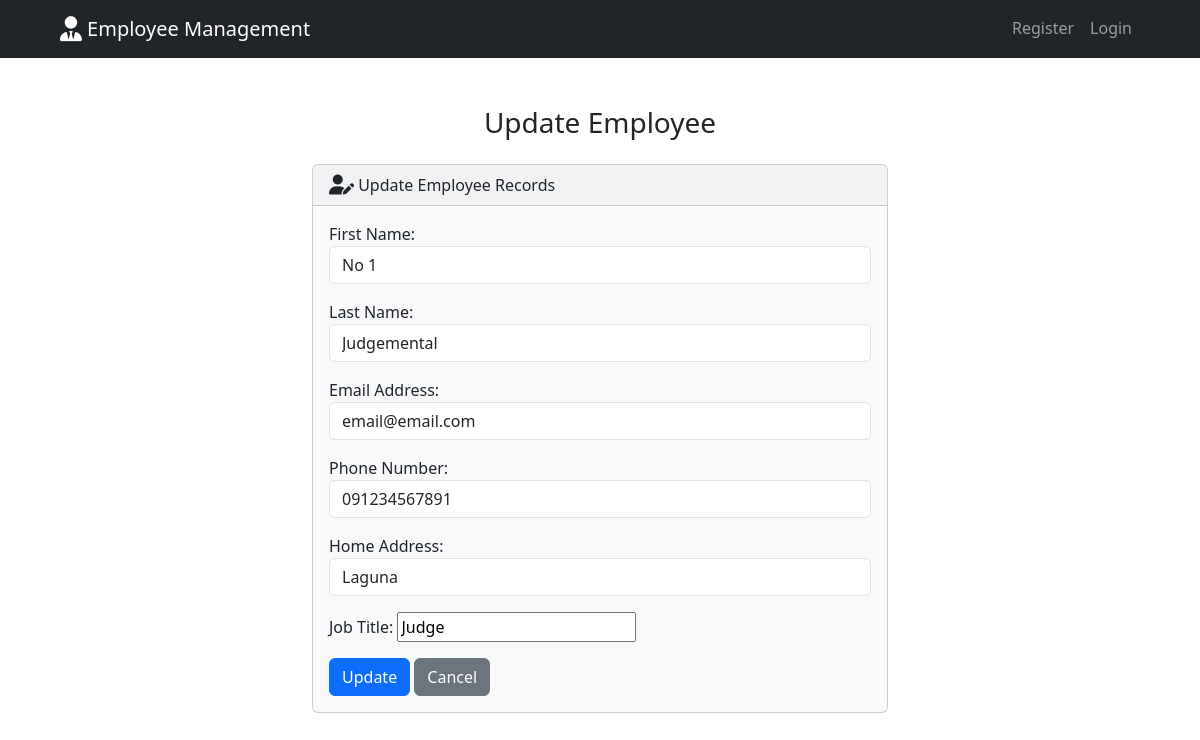
Screenshot of /employee/edit/1/ with the database file from the repository.
### website/models.py (models this page shows, shortened)
class Employee(models.Model):
    employee_id = models.AutoField(primary_key=True)
    created_at = models.DateTimeField(auto_now_add=True)
    first_name = models.CharField(max_length=50)
    last_name = models.CharField(max_length=50)
    email = models.EmailField(max_length=100)
    phone = models.CharField(max_length=15)
    address = models.CharField(max_length=100)
    job_title = models.CharField(max_length=100)

### website/views.py (the view)
# urls.py: path('employee/edit/<int:id>/', views.edit_employee, name='edit_employee'),
def edit_employee(request, id):
    employee = get_object_or_404(Employee, pk=id)
    if request.method == 'POST':
        form = EmployeeForm(request.POST, instance=employee)
        if form.is_valid():
            form.save()
            messages.success(request, f"Employee {employee.first_name} {employee.last_name} updated successfully!")
            return redirect('index')
        else:
            messages.error(request, "There was an error updating the employee. Please try again.")
    else:
        form = EmployeeForm(instance=employee)
    return render(request, 'edit_employee.html', {
        'form': form,
        'employee': employee,
    })

### website/forms.py
class EmployeeForm(forms.ModelForm):
    class Meta:
        model = Employee
        fields = ['first_name', 'last_name', 'email', 'phone', 'address', 'job_title']
        labels = {
            'employee_id': 'Employee ID',
            'first_name': 'First Name',
            'last_name': 'Last Name',
            'email': 'Email Address',
            'phone': 'Phone Number',
            'address': 'Home Address',
            'job_title': 'Job Title',
        }
        widgets = {
            'first_name': forms.TextInput(attrs={'class': 'form-control', 'placeholder': 'Enter First Name'}),
            'last_name': forms.TextInput(attrs={'class': 'form-control', 'placeholder': 'Enter Last Name'}),
            'email': forms.EmailInput(attrs={'class': 'form-control', 'placeholder': 'Enter Email Address'}),
            'phone': forms.TextInput(attrs={'class': 'form-control', 'placeholder': 'Enter Phone Number'}),
            'address': forms.TextInput(attrs={'class': 'form-control', 'placeholder': 'Enter Home Address'}),
        }

### website/templates/edit_employee.html (shortened to what this page needs)
{% extends "base.html" %}
{% block body %}
<h3 class="text-center m-4">Update Employee</h3>
<div class="row justify-content-center">
  <div class="col-6">
    <div class="card bg-light mb-3">
      <div class="card-header">
        <i class="fa-solid fa-user-pen fa-lg"></i> Update Employee Records
      </div>
      <div class="card-body">
        <form action="" method="POST">
          {{ form.as_p }}
          <button type="submit" class="btn btn-primary">Update</button>
          <a href="{% url 'index' %}" class="btn btn-secondary">Cancel</a>
        </form>
      </div>
    </div>
  </div>
</div>
{% endblock %}

### rows the page displays
Employee: first_name "No 1", last_name "Judgemental", email "email@email.com", phone "091234567891", address "Laguna", job_title "Judge"
